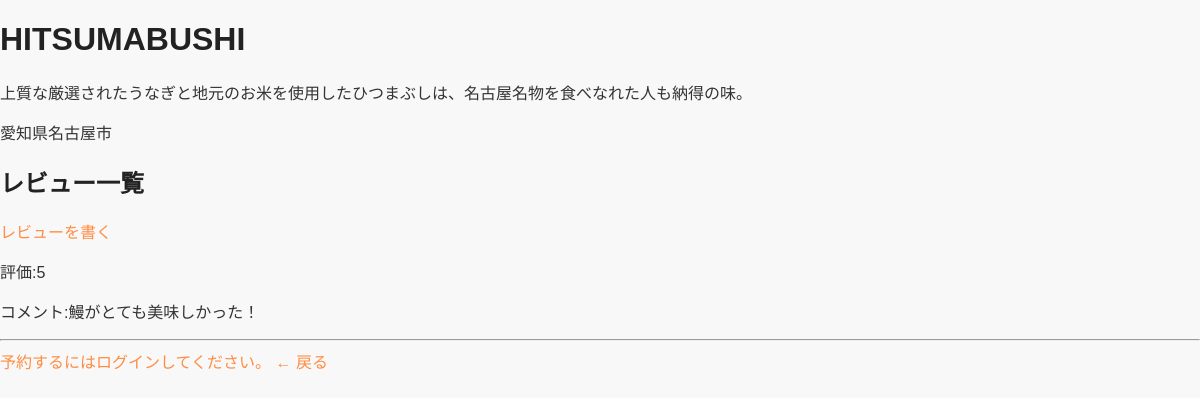
/shop/5/, run on the app's committed database.
### nagoyameshi/models.py (models this page shows, shortened)
class Shop(models.Model):
    category = models.ForeignKey(Category, on_delete=models.CASCADE, null=True, blank=True)
    name = models.CharField(max_length=100)
    description = models.TextField()
    address = models.CharField(max_length=200)

class Review(models.Model):
    user = models.ForeignKey(User, on_delete=models.CASCADE)
    shop = models.ForeignKey(Shop, on_delete=models.CASCADE)
    score = models.IntegerField()
    comment = models.TextField()
    created_at = models.DateTimeField(auto_now_add=True)

### nagoyameshi/views.py (the view)
# urls.py: path('shop/<int:shop_id>/', views.shop_detail, name='shop_detail'),
def shop_detail(request, shop_id):
    shop = get_object_or_404(Shop, id=shop_id)
    reviews = Review.objects.filter(shop=shop)
    context = {
        'shop': shop,
        'reviews': reviews,
    }
    return render(request, 'nagoyameshi/shop_detail.html', context)

### nagoyameshi/templates/nagoyameshi/shop_detail.html (shortened to what this page needs)
<!DOCTYPE html>
<html lang="ja">
<head>
    {% load static %}
    <link rel="stylesheet" href="{% static 'css/style.css' %}">
</head>
<body>
    <h1>{{ shop.name }}</h1>
    <p>{{ shop.description }}</p>
    <p>{{ shop.address }}</p>
    <h2>レビュー一覧</h2>
    <a href="/shop/{{ shop.id }}/review/">レビューを書く</a>
    {% for review in reviews %}
        <p>評価:{{ review.score }}</p>
        <p>コメント:{{ review.comment }}</p>
        <hr>
    {% empty %}
        <p>まだレビューはありません。</p>
    {% endfor %}
    {% if user.is_authenticated %}
        <a href="{% url 'reservation_create' shop.id %}">予約する</a>
    {% else %}
        <a href="{% url 'login' %}">予約するにはログインしてください。</a>
    {% endif %}
    <a href="/">← 戻る</a>
</body>
</html>

### nagoyameshi/static/css/style.css (style rules this page uses)
body { font-family: Arial, sans-serif; background-color: #f8f9fa; margin: 0; }
h1, h2 { color: #333; }
body { margin: 0; font-family: Arial, sans-serif; background-color: #f8f6f2; color: #333; }
h1, h2, h3 { color: #222; }

### nagoyameshi/templates/nagoyameshi/shop_detail.html (style rules this page uses)
body { font-family: Arial, sans-serif; margin: 0; background-color: #f8f8f8; }
a { text-decoration: none; color: #ff8c42; }

### data on the page
Shop: name "HITSUMABUSHI", description "上質な厳選されたうなぎと地元のお米を使用したひつまぶしは、名古屋名物を食べなれた人も納得の味。", address "愛知県名古屋市"
Review: score "5", comment "鰻がとても美味しかった！"
